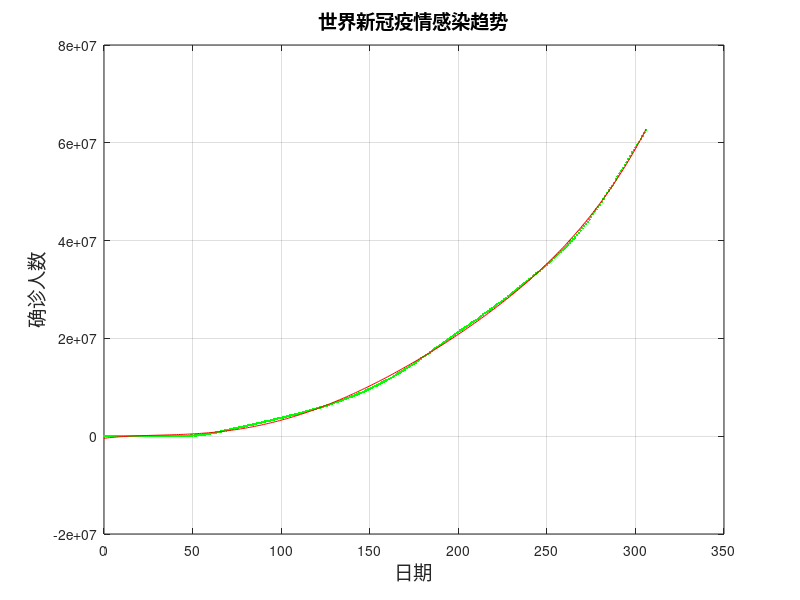

This chart was generated by the following MATLAB code: (Note: this script raises an error after producing the figure.)
clear;
close;
clc;

%% 程序开始，写入数据
AW = csvread('alltime_world.csv',1,0);                                     %将alltime_world数据读入AW中
m = AW(:,1);                                                               %序号
n = length(m);
date = AW(:,2);                                                            %日期
confirm = AW(:,3);                                                         %总确诊
dead = AW(:,4);                                                            %总死亡
heal = AW(:,5);                                                            %总存活
newAC = AW(:,6);                                                           %新增确诊
dr = AW(:,7);                                                              %死亡率
hr = AW(:,8);                                                              %存活率

%% 使用最小二乘近似
h = input('请输入多项式阶数：');
p = polyfit(m,confirm,h);                                                  %最小二乘法一次多项式
L = length(p);                                                             %取系数矩阵长度
y = 0;

for i = 1:L
    y = y+p(i) * m.^(L-i);                                                 %列出最终多项式
end

figure;
plot(m,confirm,'.g');                                                      %绘出数据点，用绿色“.”表示
hold on;
plot(m,y,'r');                                                             %绘出最小二乘法多项式用红线表示
xlabel('日期','fontsize',14);
ylabel('确诊人数','fontsize',14);
title('世界新冠疫情感染趋势','fontsize',14);
grid on;
dateaxis('x',1,'Jan.28');

% p2 = polyfit(m,confirm,2);                                                 %最小二乘法二次多项式
% y2 = p2(1)*m.^2+p2(2)*m+p2(3);
% figure;
% plot(m,confirm,'.g');                                                      %绘出数据点，用绿色“.”表示
% hold on;
% plot(m,y2,'b');                                                            %绘出最小二乘法二次多项式用蓝线表示
% xlabel('日期','fontsize',14);
% ylabel('确诊人数','fontsize',14);
% title('世界新冠疫情感染趋势','fontsize',14);
% grid on;
% dateaxis('x',1,'Jan.28');
% 
% p3 = polyfit(m,confirm,3);                                                 %最小二乘法三次多项式
% y3 = p3(1)*m.^3+p3(2)*m.^2+p3(3)*m+p3(4);
% figure;
% plot(m,confirm,'.g');                                                      %绘出数据点，用绿色“.”表示
% hold on;
% plot(m,y3,'k');                                                            %绘出最小二乘法三次多项式用黑线表示
% xlabel('日期','fontsize',14);
% ylabel('确诊人数','fontsize',14);
% title('世界新冠疫情感染趋势','fontsize',14);
% grid on;
% dateaxis('x',1,'Jan.28');
% 
% p4 = polyfit(m,confirm,4);                                                 %最小二乘法三次多项式
% y4 = p4(1)*m.^4+p4(2)*m.^3+p4(3)*m.^2+p4(4)*m+p4(5);
% figure;
% plot(m,confirm,'.g');                                                      %绘出数据点，用绿色“.”表示
% hold on;
% plot(m,y4,'m');                                                            %绘出最小二乘法三次多项式用黑线表示
% xlabel('日期','fontsize',14);
% ylabel('确诊人数','fontsize',14);
% title('世界新冠疫情感染趋势','fontsize',14);
% grid on;
% dateaxis('x',1,'Jan.28');

